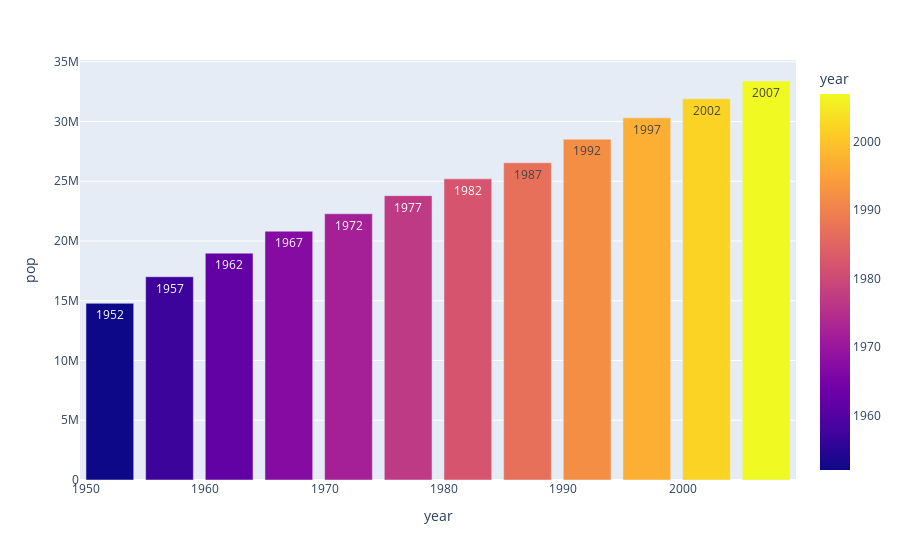

The cell this chart's notebook holds for it:
### Code cell
px.bar(data,x="year",y="pop",text="year",color="year")

### Figure 1 — Plotly figure (JSON) as saved in the notebook; plotly's stock layout.template omitted (floating-point values rounded to 4 significant figures)
{"data": [{"alignmentgroup": "True", "hovertemplate": "year=%{marker.color}<br>pop=%{y}<extra></extra>", "legendgroup": "", "marker": {"color": [1952, 1957, 1962, 1967, 1972, 1977, 1982, 1987, 1992, 1997, 2002, 2007], "coloraxis": "coloraxis", "pattern": {"shape": ""}}, "name": "", "offsetgroup": "", "orientation": "v", "showlegend": false, "text": [1952, 1957, 1962, 1967, 1972, 1977, 1982, 1987, 1992, 1997, 2002, 2007], "textposition": "auto", "type": "bar", "x": [1952, 1957, 1962, 1967, 1972, 1977, 1982, 1987, 1992, 1997, 2002, 2007], "xaxis": "x", "y": [14785584, 17010154, 18985849, 20819767, 22284500, 23796400, 25201900, 26549700, 28523502, 30305843, 31902268, 33390141], "yaxis": "y"}], "layout": {"barmode": "relative", "coloraxis": {"colorbar": {"title": {"text": "year"}}, "colorscale": [[0, "#0d0887"], [0.1111, "#46039f"], [0.2222, "#7201a8"], [0.3333, "#9c179e"], [0.4444, "#bd3786"], [0.5556, "#d8576b"], [0.6667, "#ed7953"], [0.7778, "#fb9f3a"], [0.8889, "#fdca26"], [1, "#f0f921"]]}, "legend": {"tracegroupgap": 0}, "margin": {"t": 60}, "xaxis": {"anchor": "y", "domain": [0, 1], "title": {"text": "year"}}, "yaxis": {"anchor": "x", "domain": [0, 1], "title": {"text": "pop"}}}}
